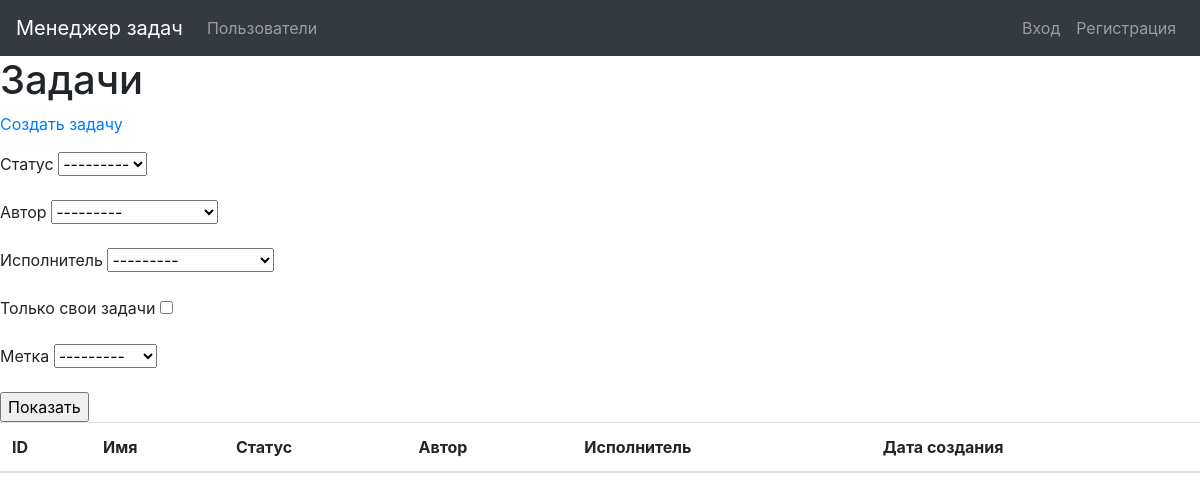
Page /tasks/ on the earlier database version.
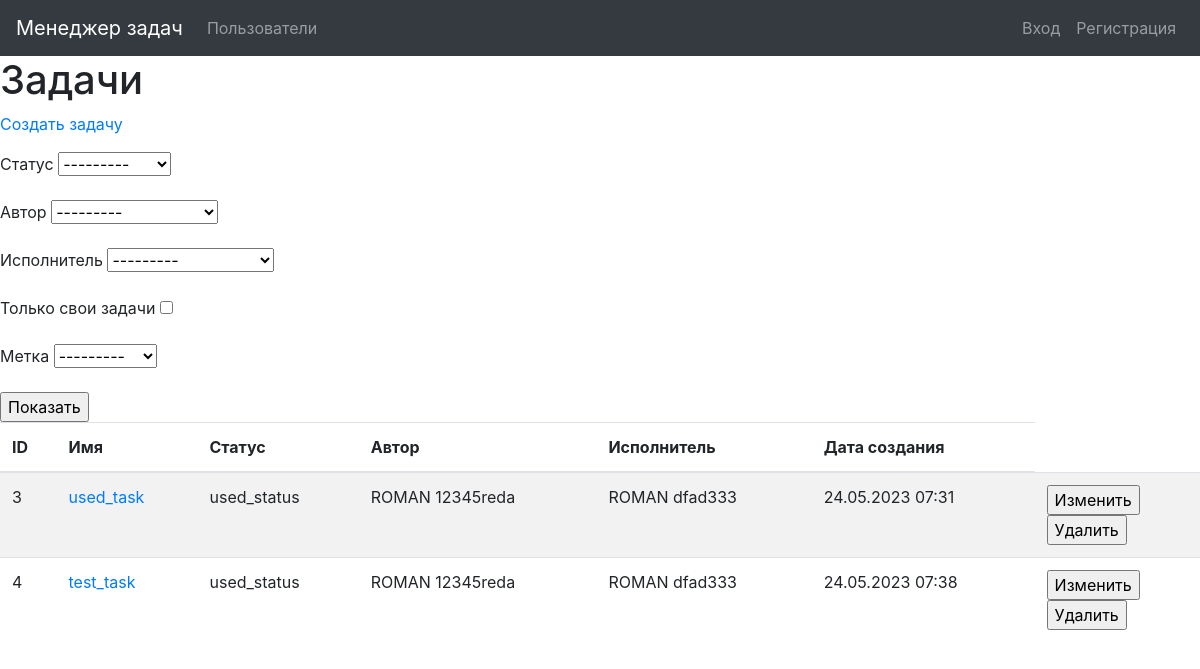
Same page on the later database version.
### task_manager/tasks/models.py (models this page shows, shortened)
class Task(models.Model):
    name = models.CharField(_('Name'), max_length=100, unique=True)
    description = models.TextField(_('Description'), )
    author = models.ForeignKey(User, on_delete=models.PROTECT,
                               related_name='user_author')
    status = models.ForeignKey(Status, on_delete=models.PROTECT)
    executor = models.ForeignKey(User, on_delete=models.PROTECT,
                                 related_name='user_assignee')
    labels = models.ManyToManyField(Label, through=TaskLabel,
                                    related_name='tasks')
    created_at = models.DateTimeField(default=timezone.now)

### task_manager/statuses/models.py (models this page shows)
class Status(models.Model):
    name = models.CharField(_('Name'), max_length=100, unique=True)
    created_at = models.DateTimeField(default=timezone.now)
    def __str__(self):
        return self.name

### task_manager/users/models.py (models this page shows)
class User(AbstractUser):
    def __str__(self):
        return self.get_full_name()

### task_manager/tasks/views.py (the view)
# urls.py: path('', views.TasksListView.as_view(), name='tasks_list'),
class TasksListView(ListView):
    model = Task
    template_name = 'task/tasks_list.html'
    context_object_name = 'tasks'
    def get_context_data(self, **kwargs):
        context = super().get_context_data(**kwargs)
        context['filter'] = \
            forms.TaskFilter(self.request.GET, queryset=self.get_queryset(),
                             request=self.request)
        return context

### task_manager/labels/models.py (called while the page is built)
    def __str__(self):
        return self.name

### task_manager/tasks/forms.py (called while the page is built)
    def filter_by_authorized(self, queryset, author, value):
        authorized_user = getattr(self.request, 'user', None)
        if value:
            return queryset.filter(author=authorized_user.id)
        else:
            return queryset

### task_manager/templates/task/tasks_list.html (shortened to what this page needs)
{% extends "base.html" %}
{% block content %}
{% load i18n %}
<h1>{% translate "Tasks" %}</h1>
<p><a href="{% url 'task_create' %}">{% translate "Create tasks" %}</a></p>
<div class="table-responsive">
    <form method="get">
      {{ filter.form.as_p }}
      <input type="submit" value="Показать"/>
    </form>
  <table class="table table-striped">
    <thead>
      <tr>
        <th>{% translate "ID" %}</th>
        <th>{% translate "Name" %}</th>
        <th>{% translate "Status" %}</th>
        <th>{% translate "Author" %}</th>
        <th>{% translate "Assigned to" %}</th>
        <th>{% translate "Created at" %}</th>
      </tr>
    </thead>
    <tbody>
    {% for task in filter.qs %}
      <tr>
        <td>{{ task.id }}</td>
        <td><a href="{% url 'task_details' pk=task.id %}">{{ task.name }}</a></td>
        <td>{{ task.status }}</td>
        <td>{{ task.author.first_name }} {{ task.author.last_name }}</td>
        <td>{{ task.executor.first_name }} {{ task.executor.last_name }}</td>
        <td>{{ task.created_at|date:"d.m.Y H:i" }}</td>
        <td>
          <form action="{% url 'task_update' pk=task.id %}" method="get">
          <input type="submit" value='{% translate "Change data" %}'>
          </form>
          <form action="{% url 'task_delete' pk=task.id %}" method="get">
          <input type="submit" value='{% translate "Delete data" %}'>
          </form>
        </td>
      </tr>
      {% endfor %}
      </tbody>
</table>
  </div>
{% endblock %}

Differences in the rows shown:
added Task: id "3", name "used_task", status "used_status", author.first_name "ROMAN", author.last_name "12345reda", executor.first_name "ROMAN", executor.last_name "dfad333", created_at "24.05.2023 07:31"
added Task: id "4", name "test_task", status "used_status", author.first_name "ROMAN", author.last_name "12345reda", executor.first_name "ROMAN", executor.last_name "dfad333", created_at "24.05.2023 07:38"
